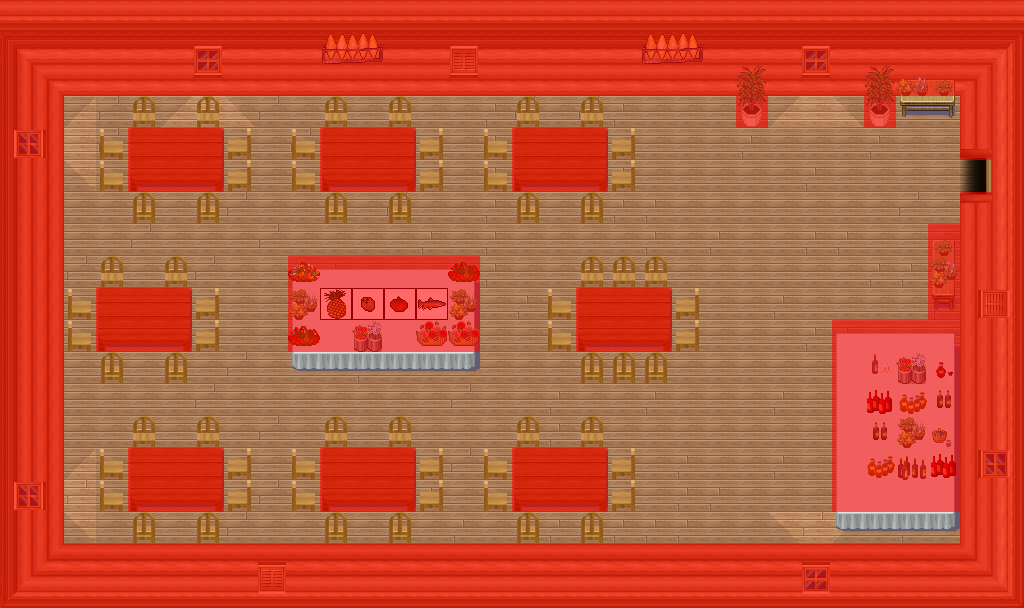

A level layout from a 2D game, rendered from its tile map. Below: a short description, then the map file with tile-grid data replaced by summaries:
An orthogonal 32x19 tile map with 32x32 px tiles, 7 tile layers (0_floor, 1_terrain, 2_object, 3_roof, ...), 1 hidden layer not drawn, 17 tilesets.

<map version="1.0" orientation="orthogonal" renderorder="right-down" width="32" height="19" tilewidth="32" tileheight="32" nextobjectid="1">
 <tileset firstgid="1" name="wooden_rectangular" tilewidth="32" tileheight="32" tilecount="9" columns="3">
  <image source="../../tileset/furniture/table/wooden_rectangular.png" trans="ff00ff" width="96" height="96" />
 </tileset>
 <tileset firstgid="10" name="wooden" tilewidth="32" tileheight="32" tilecount="5" columns="5">
  <image source="../../tileset/furniture/chair/wooden.png" trans="ff00ff" width="160" height="32" />
 </tileset>
 <tileset firstgid="15" name="collision" tilewidth="32" tileheight="32" tilecount="1" columns="1">
  <image source="../../tileset/logic/collision.png" width="32" height="32" />
 </tileset>
 <tileset firstgid="16" name="protection" tilewidth="32" tileheight="32" tilecount="2" columns="2">
  <image source="../../tileset/logic/protection.png" width="64" height="32" />
 </tileset>
 <tileset firstgid="18" name="goralskie" tilewidth="32" tileheight="32" tilecount="16" columns="2">
  <image source="../../tileset/pol/wyposazenie/goralskie_na_sciane.png" width="64" height="256" />
 </tileset>
 <tileset firstgid="34" name="deski_kafle" tilewidth="32" tileheight="32" tilecount="16" columns="2">
  <image source="../../tileset/pol/domki/podloga/deski_kaflee.png" width="64" height="256" />
 </tileset>
 <tileset firstgid="50" name="drzwi" tilewidth="32" tileheight="32" tilecount="15" columns="5">
  <image source="../../tileset/pol/domki/drzwi/door_drewno_int.png" width="160" height="96" />
 </tileset>
 <tileset firstgid="65" name="plazy" tilewidth="32" tileheight="32" tilecount="27" columns="3">
  <image source="../../tileset/pol/waly/int_plazy.png" width="96" height="288" />
 </tileset>
 <tileset firstgid="92" name="okna" tilewidth="32" tileheight="32" tilecount="16" columns="8">
  <image source="../../tileset/pol/domki/okna/window_drewno.png" width="256" height="64" />
 </tileset>
 <tileset firstgid="108" name="food" tilewidth="32" tileheight="32" tilecount="5" columns="5">
  <image source="../../tileset/logic/item/meat_and_fish.png" width="160" height="32" />
 </tileset>
 <tileset firstgid="113" name="stol_obrus" tilewidth="32" tileheight="32" tilecount="9" columns="3">
  <image source="../../tileset/pol/wyposazenie/stoly/drewniany_stol_obrus.png" width="96" height="96" />
 </tileset>
 <tileset firstgid="122" name="drewniane_lawy" tilewidth="32" tileheight="32" tilecount="18" columns="6">
  <image source="../../tileset/pol/wyposazenie/stoly/drewniane_lawy.png" width="192" height="96" />
 </tileset>
 <tileset firstgid="140" name="kosz_kwiatow" tilewidth="32" tileheight="32" tilecount="4" columns="2">
  <image source="../../tileset/plant/indoor/small_flowerpots.png" width="64" height="64" />
 </tileset>
 <tileset firstgid="144" name="kosz_kwiatow" tilewidth="32" tileheight="32" tilecount="3" columns="1">
  <image source="../../tileset/plant/indoor/flower_baskets.png" width="32" height="96" />
 </tileset>
 <tileset firstgid="147" name="palma" tilewidth="32" tileheight="32" tilecount="2" columns="1">
  <image source="../../tileset/plant/indoor/oriental_plant.png" width="32" height="64" />
 </tileset>
 <tileset firstgid="149" name="butelki" tilewidth="32" tileheight="32" tilecount="16" columns="4">
  <image source="../../tileset/item/drink/bottles_and_cups.png" width="128" height="128" />
 </tileset>
 <tileset firstgid="165" name="owoce" tilewidth="32" tileheight="32" tilecount="10" columns="10">
  <image source="../../tileset/logic/item/fruits.png" width="320" height="32" />
 </tileset>
 <layer name="0_floor" width="32" height="19">
  <data>[608 cells, 608 non-empty, 10 distinct tile ids]</data>
 </layer>
 <layer name="1_terrain" width="32" height="19">
  <data>[608 cells, 387 non-empty, 40 distinct tile ids]</data>
 </layer>
 <layer name="2_object" width="32" height="19">
  <data>[608 cells, 54 non-empty, 39 distinct tile ids]</data>
 </layer>
 <layer name="3_roof" width="32" height="19">
  <data>[608 cells, 4 non-empty, 4 distinct tile ids]</data>
 </layer>
 <layer name="4_roof" width="32" height="19">
  <data>[608 cells, 0 non-empty, 0 distinct tile ids]</data>
 </layer>
 <layer name="objects" width="32" height="19">
  <data>[608 cells, 4 non-empty, 4 distinct tile ids]</data>
 </layer>
 <layer name="collision" width="32" height="19" opacity="0.59">
  <data>[608 cells, 310 non-empty, 1 distinct tile ids]</data>
 </layer>
 <layer name="protection" width="32" height="19" visible="0">
  <data>[608 cells, 608 non-empty, 1 distinct tile ids]</data>
 </layer>
</map>
